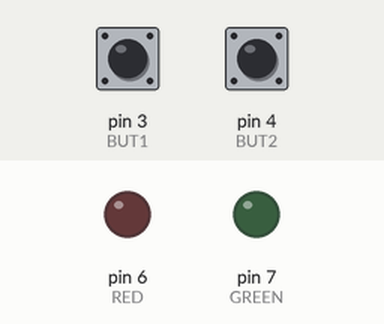
The sketch below on a simulated Arduino Uno, built with avr-gcc and run on an emulated ATmega328P. Shown: output pins drawn as LEDs (lit = HIGH). Dashed ring = blinking. The test bench sets the inputs (shaded band); at power-on: pin 4 (BUT2) HIGH, pin 3 (BUT1) HIGH.

Above: at 0.8 s.
0.9 s: pin 4 (BUT2) pulled LOW for 0.15 s
At 1.0 s:
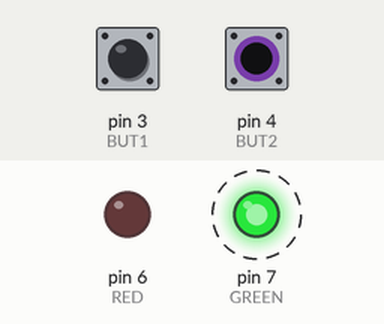
4.0 s: pin 3 (BUT1) pulled LOW for 0.15 s
At 4.7 s:
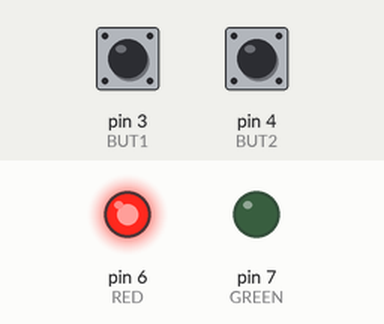
5.6 s: pin 4 (BUT2) pulled LOW for 1 s
At 5.9 s:
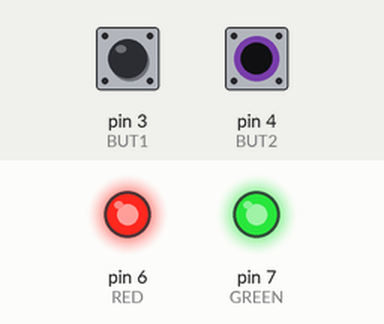
8.1 s: pin 4 (BUT2) pulled LOW for 3.2 s
At 12.7 s:
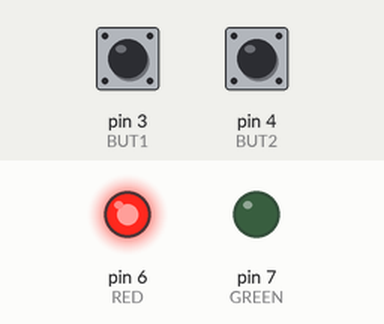
Timing chart, 0 to 13.8 s (numbered marks = the images above; inputs shaded):
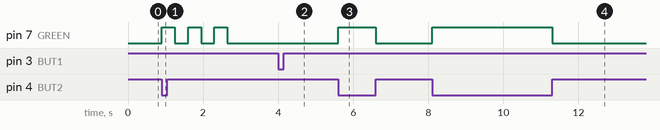

Measured:
- after the input at 0.9 s, pin 7 (GREEN): alternates HIGH for 0.35 s and LOW for 0.35 s, 6 changes in all, then stays LOW, starting at once
- after the input at 4.0 s, pin 6 (RED): LOW → HIGH at once
- after the input at 5.6 s, pin 7 (GREEN): LOW → HIGH at once, → LOW 1.0 s later
- after the input at 8.1 s, pin 7 (GREEN): LOW → HIGH at once, → LOW 3.2 s later

The sketch:

fifteen.ino
```cpp
const int RED = 6;
const int GREEN = 7;
const int BUT1 = 3;
const int BUT2 = 4;

void g(int state) { digitalWrite(GREEN, state);}
void r(int state) { digitalWrite(RED, state);}

void setup() {
  pinMode(RED, OUTPUT);
  pinMode(GREEN, OUTPUT);
  pinMode(BUT1, INPUT_PULLUP);
  pinMode(BUT2, INPUT_PULLUP);

  while (digitalRead(BUT2) == HIGH){};

  for (int i = 0; i < 3; i++) {
    g(HIGH); delay(350); g(LOW); delay(350);
  }

  while (digitalRead(BUT1) == HIGH){};
  r(HIGH);

}

void loop() {
  while (digitalRead(BUT2) == LOW) {
    g(HIGH);
  }
  g(LOW);
 }
```
